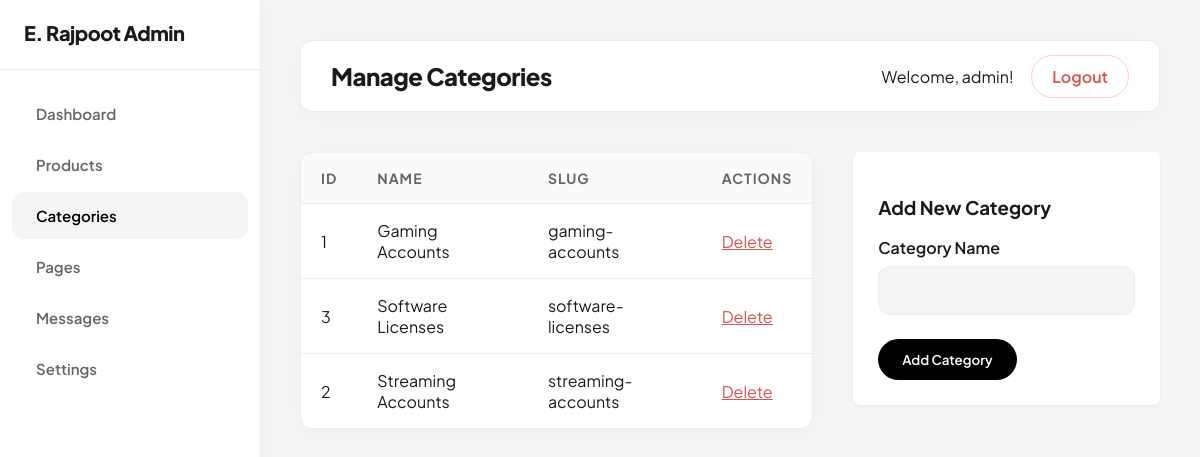
Screenshot of /secure-panel/categories.php (signed in) with the database file from the repository.
### tables this page shows
CREATE TABLE `categories` (
  `id` int(11) NOT NULL AUTO_INCREMENT,
  `name` varchar(100) NOT NULL,
  `slug` varchar(100) NOT NULL,
  PRIMARY KEY (`id`),
  UNIQUE KEY `slug` (`slug`)
);

### secure-panel/categories.php (the view, shortened to what this page needs)
<?php
require_once __DIR__ . '/../includes/db.php';
$admin_title = 'Manage Categories';
include __DIR__ . '/includes/admin_header.php';
$categories = $pdo->query('SELECT * FROM categories ORDER BY name ASC')->fetchAll();
?>
<div style="display: flex; gap: 40px; align-items: flex-start;">
    <div style="flex: 2;">
        <table>
            <thead>
                <tr>
                    <th>ID</th>
                    <th>Name</th>
                    <th>Slug</th>
                    <th>Actions</th>
                </tr>
            </thead>
            <tbody>
                <?php foreach ($categories as $c): ?>
                    <tr>
                        <td><?php echo $c['id']; ?></td>
                        <td><?php echo htmlspecialchars($c['name']); ?></td>
                        <td><?php echo htmlspecialchars($c['slug']); ?></td>
                        <td>
                            <a href="categories.php?delete=<?php echo $c['id']; ?>" style="color:#d9534f;" onclick="return confirm('Delete this category?');">Delete</a>
                        </td>
                    </tr>
                <?php endforeach; ?>
            </tbody>
        </table>
    </div>
    <div style="flex: 1; background: #fff; padding: 25px; border-radius: 8px; box-shadow: 0 2px 4px rgba(0,0,0,0.05);">
        <h3>Add New Category</h3>
        <form method="POST">
            <div class="form-group">
                <label>Category Name</label>
                <input type="text" name="name" required>
            </div>
            <button type="submit" class="btn">Add Category</button>
        </form>
    </div>
</div>
<?php include __DIR__ . '/includes/admin_footer.php'; ?>

### secure-panel/includes/admin_header.php (shortened to what this page needs)
<?php
$current_page = basename($_SERVER['PHP_SELF']);
?>
<!DOCTYPE html>
<html lang="en">
<head>
</head>
<body>
<div class="sidebar">
    <h2>E. Rajpoot Admin</h2>
    <a href="index.php" <?php if($current_page == 'index.php') echo 'class="active"'; ?>>Dashboard</a>
    <a href="products.php" <?php if($current_page == 'products.php' || $current_page == 'product_edit.php') echo 'class="active"'; ?>>Products</a>
    <a href="categories.php" <?php if($current_page == 'categories.php') echo 'class="active"'; ?>>Categories</a>
    <a href="pages.php" <?php if($current_page == 'pages.php' || $current_page == 'page_edit.php') echo 'class="active"'; ?>>Pages</a>
    <a href="messages.php" <?php if($current_page == 'messages.php') echo 'class="active"'; ?>>Messages</a>
    <a href="settings.php" <?php if($current_page == 'settings.php') echo 'class="active"'; ?>>Settings</a>
</div>
<div class="content">
    <div class="header">
        <h1><?php echo isset($admin_title) ? $admin_title : 'Admin Panel'; ?></h1>
        <div>
            <span>Welcome, <?php echo htmlspecialchars($_SESSION['admin_username'] ?? 'Admin'); ?>!</span>
            <a href="logout.php" class="logout-btn" style="margin-left: 15px;">Logout</a>
        </div>
    </div>

### secure-panel/includes/admin_footer.php
</div>
</body>
</html>

### secure-panel/includes/admin_header.php (style rules this page uses)
:root { --primary: #000000; --bg-main: #f4f5f7; --sidebar-bg: #ffffff; --text-main: #1a1a1a; --text-muted: #666666; --border: #eaecf0; --radius-lg: 24px; --radius-md: 12px; --transition: all 0.3s ease; }
body { font-family: 'Plus Jakarta Sans', sans-serif; background-color: var(--bg-main); margin: 0; color: var(--text-main); -webkit-font-smoothing: antialiased; }
.sidebar { width: 260px; background-color: var(--sidebar-bg); position: fixed; height: 100%; overflow: auto; border-right: 1px solid var(--border); padding: 20px 0; box-shadow: 4px 0 20px rgba(0,0,0,0.02); }
.sidebar h2 { padding: 0 24px 24px; margin: 0; border-bottom: 1px solid var(--border); font-size: 20px; font-weight: 800; letter-spacing: -0.5px; margin-bottom: 20px; }
.sidebar a { display: block; color: var(--text-muted); padding: 14px 24px; text-decoration: none; font-weight: 600; font-size: 15px; transition: var(--transition); margin: 4px 12px; border-radius: var(--radius-md); }
.sidebar a.active, .sidebar a:hover { background-color: var(--bg-main); color: var(--primary); }
.content { margin-left: 260px; padding: 40px; }
.header { display: flex; justify-content: space-between; align-items: center; background-color: #fff; padding: 20px 30px; box-shadow: 0 4px 20px rgba(0,0,0,0.03); margin-bottom: 40px; border-radius: var(--radius-md); border: 1px solid var(--border); }
.header h1 { margin: 0; font-size: 24px; font-weight: 800; letter-spacing: -0.5px; }
.logout-btn { background-color: #fff; color: #d9534f; padding: 10px 20px; text-decoration: none; border-radius: 100px; font-weight: 600; border: 1px solid #fecaca; transition: var(--transition); }
.btn { background-color: var(--primary); color: #fff; padding: 12px 24px; text-decoration: none; border: none; border-radius: 100px; cursor: pointer; font-weight: 600; font-family: inherit; transition: var(--transition); display: inline-block; }
table { width: 100%; border-collapse: separate; border-spacing: 0; background: #fff; box-shadow: 0 4px 20px rgba(0,0,0,0.03); border-radius: var(--radius-md); border: 1px solid var(--border); overflow: hidden; }
th, td { padding: 16px 20px; text-align: left; border-bottom: 1px solid var(--border); }
th { background-color: #fafafa; font-weight: 700; font-size: 14px; text-transform: uppercase; letter-spacing: 1px; color: var(--text-muted); }
tr:last-child td { border-bottom: none; }
.form-group { margin-bottom: 24px; }
.form-group label { display: block; margin-bottom: 8px; font-weight: 600; color: var(--text-main); }
.form-group input, .form-group textarea, .form-group select { width: 100%; padding: 14px; border: 1px solid var(--border); border-radius: var(--radius-md); box-sizing: border-box; font-family: inherit; font-size: 15px; background: var(--bg-main); transition: var(--transition); }

### rows the page displays
categories: id "1", name "Gaming Accounts", slug "gaming-accounts"
categories: id "3", name "Software Licenses", slug "software-licenses"
categories: id "2", name "Streaming Accounts", slug "streaming-accounts"

### other values shown
$admin_title "Manage Categories"
$_SESSION['admin_username'] "admin"
